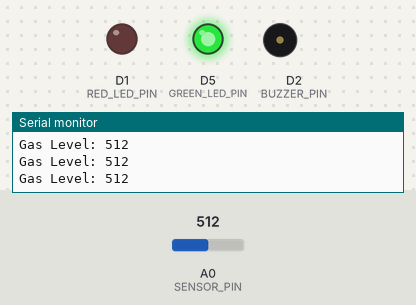
A sketch run on a simulated ESP8266 (NodeMCU). Parts: output pins drawn as LEDs (lit = HIGH), buzzer (waves = sounding), the last lines printed to the serial monitor. Inputs (shaded band) come from the test bench; at power-on: A0 (SENSOR_PIN) = 512. WiFi joins after 1.5 s; servers stay silent unless stated.

Above: at 3.2 s.
3.3 s: A0 (SENSOR_PIN) set to 588
4.8 s: A0 (SENSOR_PIN) set to 616
At 5.7 s:
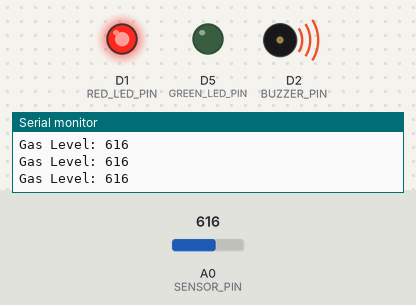
6.3 s: A0 (SENSOR_PIN) set to 590
At 7.5 s:
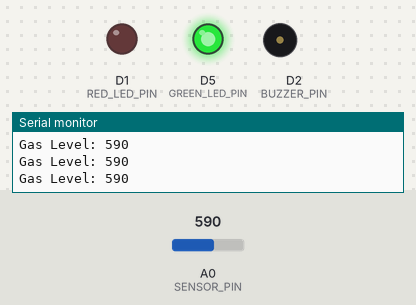
7.8 s: A0 (SENSOR_PIN) set to 610
At 9.0 s:
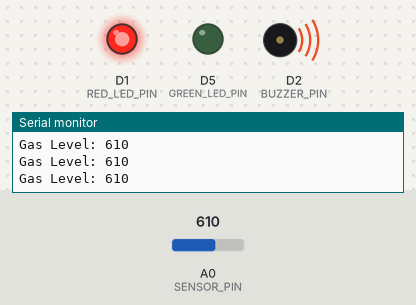
Timing chart, 0 to 10.3 s (numbered marks = the images above; inputs shaded):
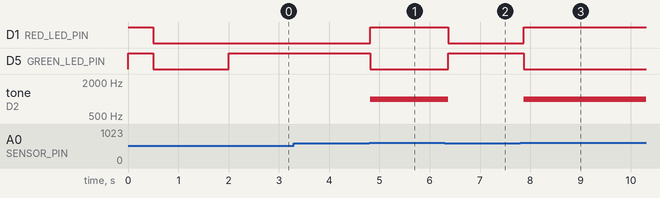

The sketch:

SmartGasDetector.ino
```cpp
#include <ESP8266WiFi.h>
#include <Firebase_ESP_Client.h>

// Provide the token generation process info.
#include <addons/TokenHelper.h>
// Provide the RTDB payload printing info and other helper functions.
#include <addons/RTDBHelper.h>

// Wi-Fi Credentials
#define WIFI_SSID "group5"
#define WIFI_PASSWORD "12345678"

// Firebase Credentials
#define API_KEY "AIzaSyDCuB98rUGo785Y6iQ68p2LXzoIJXjBLK4"
#define DATABASE_URL "https://gasguard-bdcd2-default-rtdb.asia-southeast1.firebasedatabase.app"

// Hardware Pins
#define SENSOR_PIN A0     // MQ Sensor
#define RED_LED_PIN D1    // Danger LED (Red)
#define BUZZER_PIN D2     // Buzzer
#define GREEN_LED_PIN D5  // Safe LED (Green) - Connect to D5

// Firebase Objects
FirebaseData fbdo;
FirebaseAuth auth;
FirebaseConfig config;

unsigned long sendDataPrevMillis = 0;
bool signupOK = false;
int gasThreshold = 600; // Updated to 600 as per user request

void setup() {
  Serial.begin(115200);

  pinMode(RED_LED_PIN, OUTPUT);
  pinMode(GREEN_LED_PIN, OUTPUT);
  pinMode(BUZZER_PIN, OUTPUT);
  pinMode(SENSOR_PIN, INPUT);

  // Test LEDs on startup
  digitalWrite(RED_LED_PIN, HIGH);
  digitalWrite(GREEN_LED_PIN, HIGH);
  delay(500);
  digitalWrite(RED_LED_PIN, LOW);
  digitalWrite(GREEN_LED_PIN, LOW);

  WiFi.begin(WIFI_SSID, WIFI_PASSWORD);
  Serial.print("Connecting to Wi-Fi");
  while (WiFi.status() != WL_CONNECTED) {
    Serial.print(".");
    delay(300);
  }
  Serial.println();
  Serial.print("Connected with IP: ");
  Serial.println(WiFi.localIP());

  /* Assign the api key (required) */
  config.api_key = API_KEY;
  /* Assign the RTDB URL (required) */
  config.database_url = DATABASE_URL;

  /* Sign up */
  if (Firebase.signUp(&config, &auth, "", "")) {
    Serial.println("Firebase Auth Successful");
    signupOK = true;
  } else {
    Serial.printf("%s\n", config.signer.signupError.message.c_str());
  }

  /* Assign the callback function for the long running token generation task */
  config.token_status_callback = tokenStatusCallback; // see addons/TokenHelper.h

  Firebase.begin(&config, &auth);
  Firebase.reconnectWiFi(true);
}

void loop() {
  // Read Sensor
  int gasValue = analogRead(SENSOR_PIN);
  Serial.print("Gas Level: ");
  Serial.println(gasValue);

  // Local Alert Logic
  if (gasValue > gasThreshold) {
    // DANGER STATE
    digitalWrite(RED_LED_PIN, HIGH);   // Red ON
    digitalWrite(GREEN_LED_PIN, LOW);  // Green OFF
    tone(BUZZER_PIN, 1000);            // Buzzer ON
  } else {
    // SAFE STATE
    digitalWrite(RED_LED_PIN, LOW);    // Red OFF
    digitalWrite(GREEN_LED_PIN, HIGH); // Green ON
    noTone(BUZZER_PIN);                // Buzzer OFF
  }

  // Send to Firebase (every 2 seconds)
  if (Firebase.ready() && signupOK && (millis() - sendDataPrevMillis > 2000 || sendDataPrevMillis == 0)) {
    sendDataPrevMillis = millis();

    // Upload current gas level
    if (Firebase.RTDB.setInt(&fbdo, "sensor/gas_level", gasValue)) {
      Serial.println("Data sent to Firebase!");
    } else {
      Serial.println("Failed to send data");
      Serial.println(fbdo.errorReason());
    }
  }

  delay(100);
}
```

Measured:
- the behaviour switches between 600 and 601 on A0 (SENSOR_PIN) (found by bisection; images 0 and 1)
- after the input at 4.8 s, D1 (RED_LED_PIN): LOW → HIGH at once; D5 (GREEN_LED_PIN): HIGH → LOW at once; tone on D2 (BUZZER_PIN): silent → 1000 Hz at once
- after the input at 6.3 s, D1 (RED_LED_PIN): HIGH → LOW after 0.07 s; D5 (GREEN_LED_PIN): LOW → HIGH after 0.07 s; tone on D2 (BUZZER_PIN): 1000 Hz → silent after 0.07 s
- after the input at 7.8 s, D1 (RED_LED_PIN): LOW → HIGH after 0.07 s; D5 (GREEN_LED_PIN): HIGH → LOW after 0.07 s; tone on D2 (BUZZER_PIN): silent → 1000 Hz after 0.07 s
